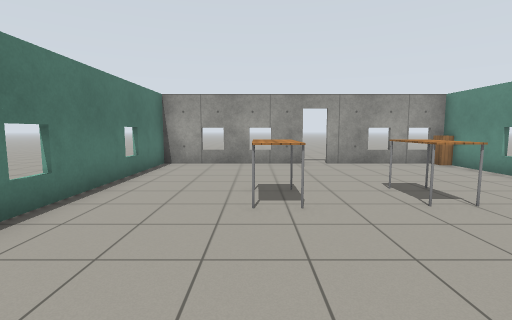
View 1 (above)

12 first-person views from a walk through a world built for the Gazebo simulator. The camera is 1.2 m above the floor, tilts 6° down and sees 85° across. The floor is counted in squares, 1 m on a side. Each view is taken from the middle of a square. On the plan, view 1 faces up. The plan holds only what a view shows up to about 12 squares ahead; the rest is blank. Gazebo's built-in surfaces are drawn with simple patterns.

View 2
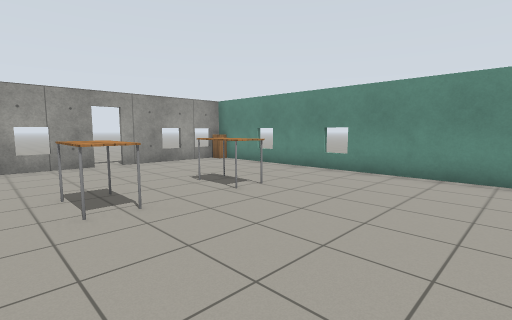

View 3
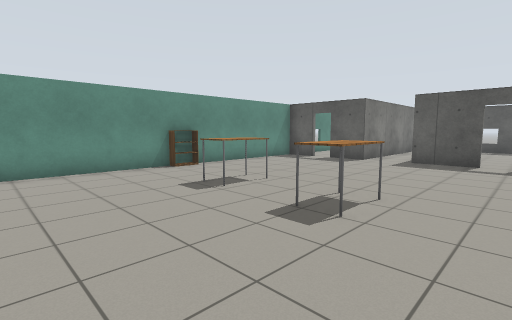

View 4
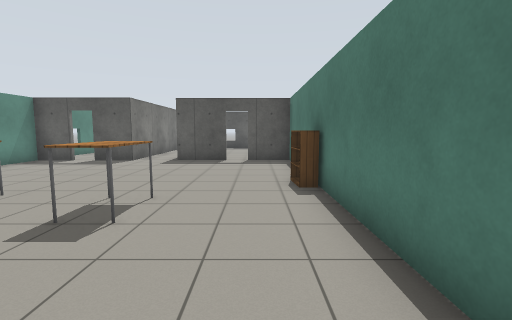

View 5
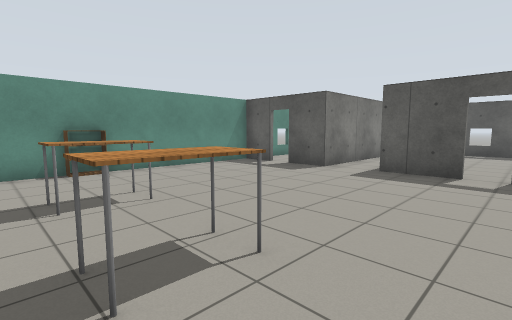

View 6
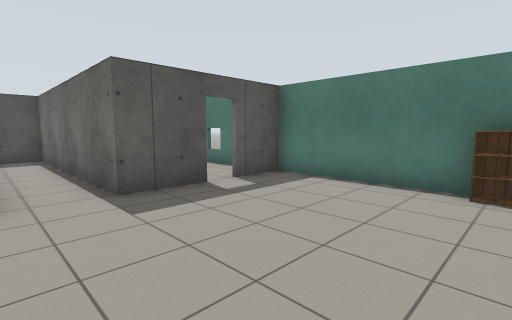

View 7
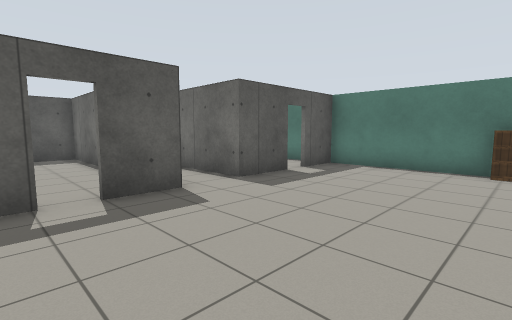

View 8
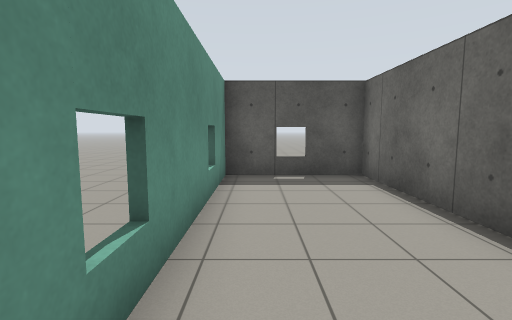

View 9
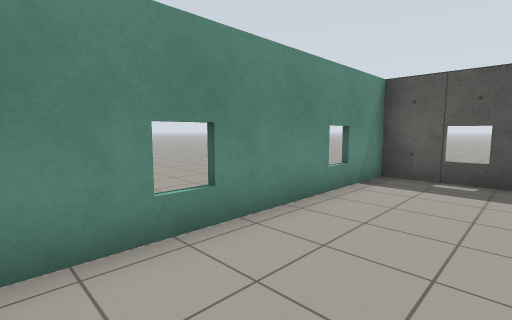

View 10
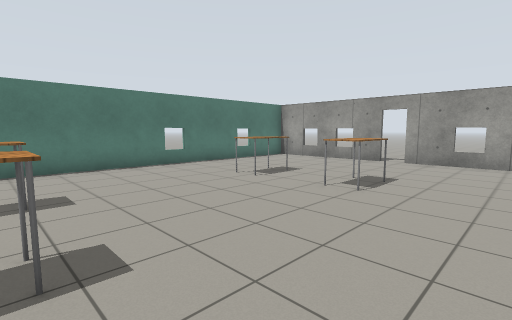

View 11
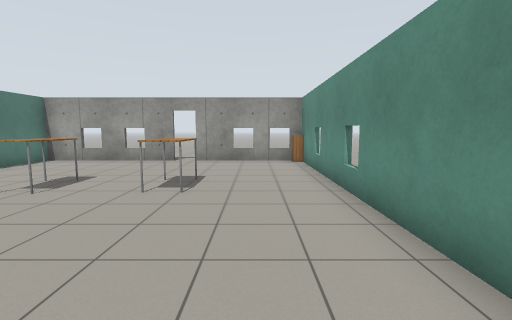

View 12
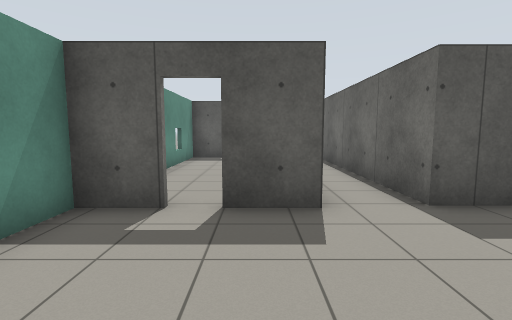

### Floor plan
Points are (right, up) in squares from view 1. A wall is a line through its corners. A room is listed if a view was taken in it or the views show most of it. See-through windows are left out.
Room 1 (views 1, 2, 3, 4, 5, 6, 7, 10, 11, 12)
walls: (-3.4, -3.5) (-3.4, -8.5); (-0.9, -8.2) (1.2, -8.2) (1.2, -16.5) (2.9, -16.5); (5.4, -8.2) (6.8, -8.2) (6.8, 9.5); (-3.5, -8.2) (-1.6, -8.2); (1.7, 10.2) (-3.4, 10.2) (-3.4, -2.5); (6.5, 10.2) (2.5, 10.2); (3, -12.2) (3, -8.2) (4.6, -8.2)
ways out: open door at (5, -8) to room 2; open door at (-1, -8); open door at (2, 10)
objects: table (0, -2) to (0, -1); table (0, 4) to (0, 5); table (3, -2) to (3, -1); table (3, 5) to (3, 6)
Room 2 (views 8, 9)
walls: (3.1, -12) (3.1, -16.5); (2.9, -16.5) (6.8, -16.5) (6.8, -9)
ways out: open door at (5, -8) to room 1

Positions as (right, up) in squares from view 1, and headings:
1: (0, 0), facing up
2: (-1, 0), facing up-right
3: (-2, 3), facing down-right
4: (-2, 3), facing down
5: (-2, 0), facing down-right
6: (3, -3), facing down-left
7: (6, -3), facing down-left
8: (6, -9), facing down
9: (4, -9), facing down-right
10: (6, -1), facing up-left
11: (5, -1), facing up
12: (4, -4), facing down
